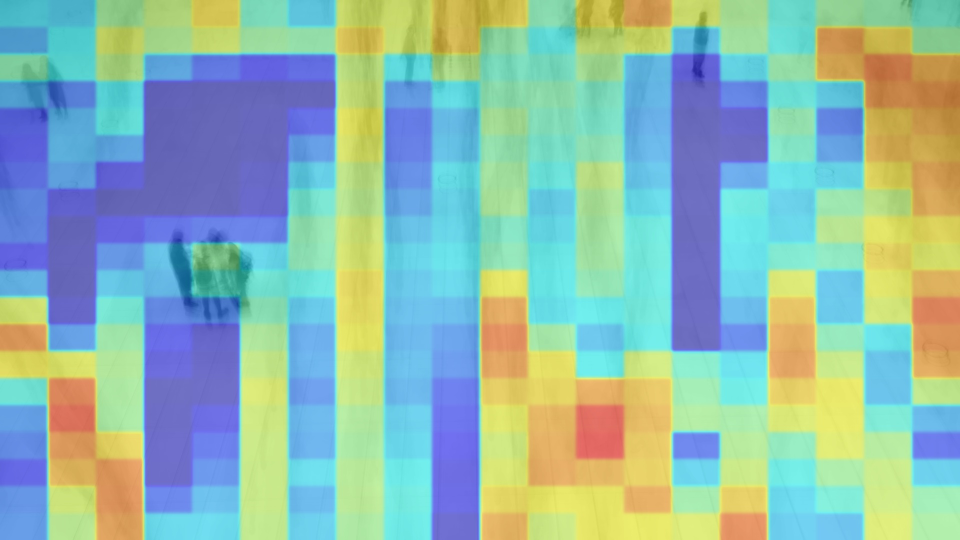
#> input picture motion_heatmap 1.0.jpg, 1920 x 1080 px (shown at 1/2 size)
$ python -i motion_heatmap_generator.py   (imports and definitions only)   (Python 2 division)
#> lines starting #> are read from the running program, lines starting #| are printed output that depends on the picture
import cv2
import numpy as np
from scipy.ndimage import gaussian_filter

class MotionHeatmapGenerator:
    def __init__(self, images, num_vertical_divisions=10, num_horizontal_divisions=10,
                 sigma=2.0, color_intensity_factor=5, use_average_image_overlay=True, print_debug=False):
        """
        images: список путей к кадрам
        num_vertical_divisions: вертикальное деление сетки
        num_horizontal_divisions: горизонтальное деление сетки
        sigma: сглаживание тепловой карты
        color_intensity_factor: масштаб интенсивности цвета
        use_average_image_overlay: накладывать средний кадр как фон
        print_debug: печатать прогресс
        """
        self.images = images
        self.num_vertical_divisions = num_vertical_divisions
        self.num_horizontal_divisions = num_horizontal_divisions
        self.sigma = sigma
        self.color_intensity_factor = color_intensity_factor
        self.use_average_image_overlay = use_average_image_overlay
        self.print_debug = print_debug

    def generate_motion_heatmap(self, output_path="motion_heatmap.jpg"):
        # Загружаем все кадры как серые изображения
        frames = []
        for i, img_path in enumerate(self.images):
            img = cv2.imread(img_path)
            if img is None:
                continue
            gray = cv2.cvtColor(img, cv2.COLOR_BGR2GRAY)
            frames.append(gray.astype(np.float32))
            if self.print_debug:
                print(f"Loaded frame {i+1}/{len(self.images)}")

        if len(frames) < 2:
            raise ValueError("Недостаточно кадров для анализа движения!")

        frames = np.stack(frames, axis=0)  # (num_frames, height, width)

        # Вычисляем разницу между кадрами
        diffs = np.diff(frames, axis=0)
        motion_intensity = np.std(diffs, axis=0)  # стандартное отклонение как показатель движения

        # Делим на сетку и усредняем
        h, w = motion_intensity.shape
        cell_h = h // self.num_vertical_divisions
        cell_w = w // self.num_horizontal_divisions
        heatmap = np.zeros_like(motion_intensity)
        for i in range(self.num_vertical_divisions):
            for j in range(self.num_horizontal_divisions):
                y1 = i*cell_h
                y2 = (i+1)*cell_h if i != self.num_vertical_divisions-1 else h
                x1 = j*cell_w
                x2 = (j+1)*cell_w if j != self.num_horizontal_divisions-1 else w
                cell_mean = np.mean(motion_intensity[y1:y2, x1:x2])
                heatmap[y1:y2, x1:x2] = cell_mean

        # Сглаживание
        heatmap = gaussian_filter(heatmap, sigma=self.sigma)

        # Нормализация
        heatmap = np.clip(heatmap * self.color_intensity_factor, 0, 255).astype(np.uint8)
        heatmap_color = cv2.applyColorMap(heatmap, cv2.COLORMAP_JET)

        # Накладываем средний кадр как фон
        if self.use_average_image_overlay:
            avg_frame = np.mean(frames, axis=0).astype(np.uint8)
            avg_frame_color = cv2.cvtColor(avg_frame, cv2.COLOR_GRAY2BGR)
            heatmap_color = cv2.addWeighted(avg_frame_color, 0.5, heatmap_color, 0.5, 0)

        cv2.imwrite(output_path, heatmap_color)
        if self.print_debug:
            print(f"Motion heatmap saved to {output_path}")

>>> import cv2
>>> picture = cv2.imread('motion_heatmap 1.0.jpg', cv2.IMREAD_GRAYSCALE)
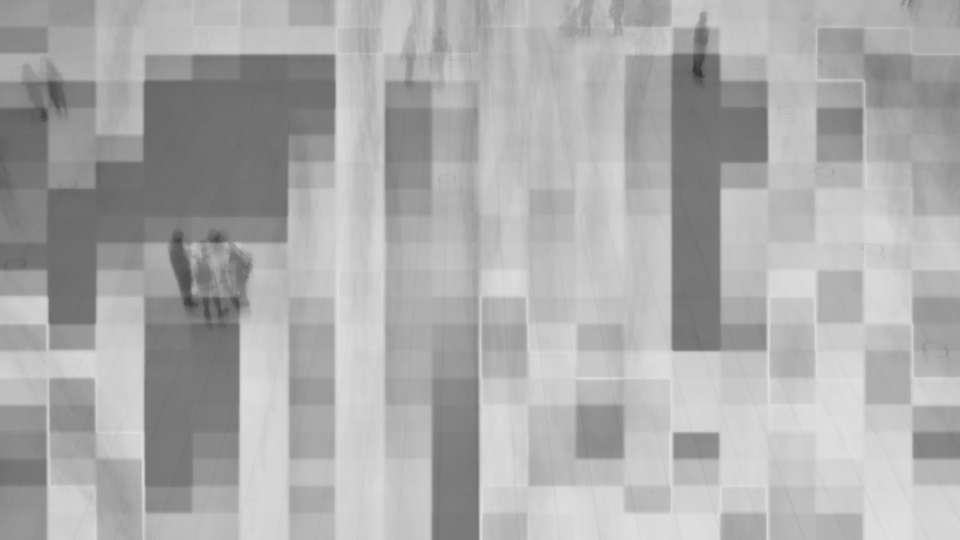
#> picture: shape (1080, 1920) (shown at 1/2 size); min 50, max 225, mean 171.8
>>> result = MotionHeatmapGenerator(picture).generate_motion_heatmap()
#> (the run stopped early here; a loop or call above may not have finished)

$ run again, on motion_heatmap 2.0.jpg
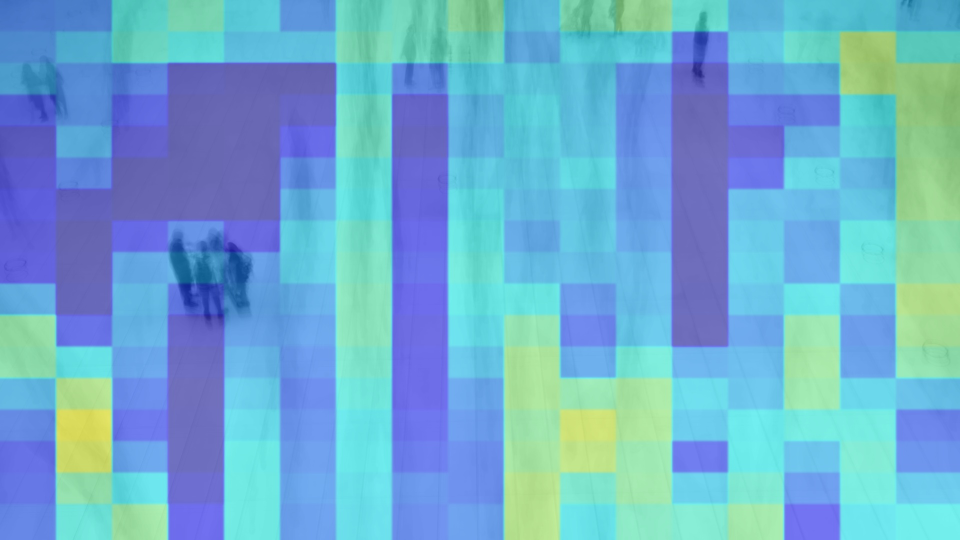
#> input picture motion_heatmap 2.0.jpg, 1920 x 1080 px (shown at 1/2 size)
#> `picture = cv2.imread('motion_heatmap 1.0.jpg', cv2.IMREAD_GRAYSCALE)`:
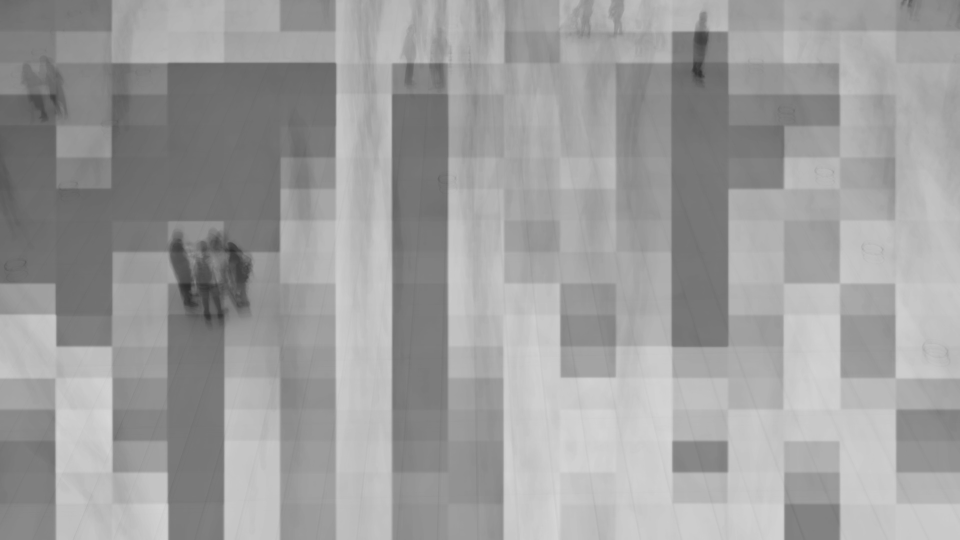
#> picture: shape (1080, 1920) (shown at 1/2 size); min 44, max 214, mean 157.9
